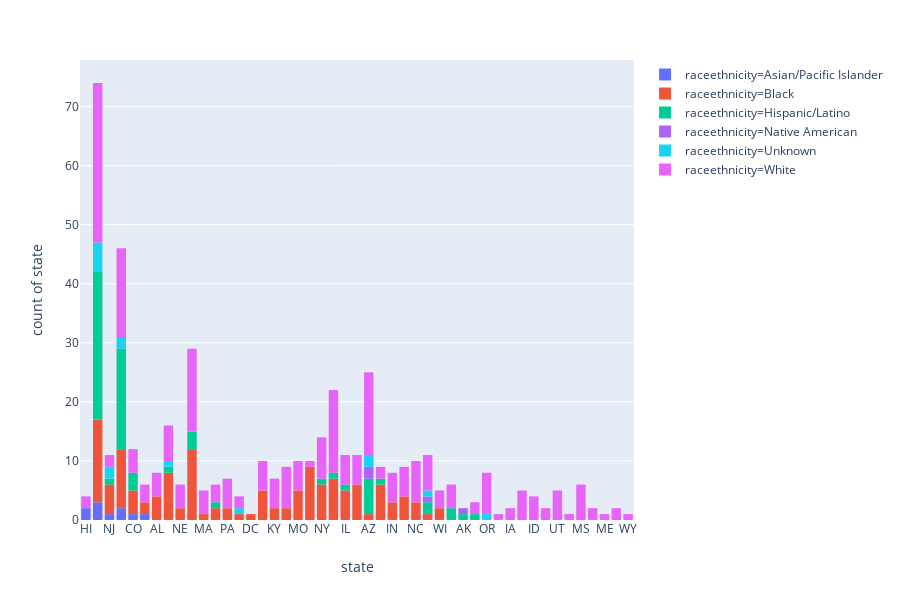

Source (notebook cell):
### Code cell
px.histogram(blm, x="state", y="state", color="raceethnicity")

### Figure 1 — Plotly figure (JSON) as saved in the notebook; plotly's stock layout.template omitted (floating-point values rounded to 4 significant figures; data arrays with more than 128 entries replaced by an {"elided": "..."} marker saying what was removed)
{"data": [{"alignmentgroup": "True", "hoverlabel": {"namelength": 0}, "hovertemplate": "raceethnicity=Asian/Pacific Islander<br>state=%{x}<br>count of state=%{y}", "legendgroup": "raceethnicity=Asian/Pacific Islander", "marker": {"color": "#636efa"}, "name": "raceethnicity=Asian/Pacific Islander", "offsetgroup": "raceethnicity=Asian/Pacific Islander", "orientation": "v", "showlegend": true, "type": "histogram", "uid": "6bb3c7e1-a04d-47a1-a51e-b86859b7b35b", "x": ["HI", "CA", "NJ", "TX", "CO", "CA", "TX", "HI", "MN", "CA"], "xaxis": "x", "y": ["HI", "CA", "NJ", "TX", "CO", "CA", "TX", "HI", "MN", "CA"], "yaxis": "y"}, {"alignmentgroup": "True", "hoverlabel": {"namelength": 0}, "hovertemplate": "raceethnicity=Black<br>state=%{x}<br>count of state=%{y}", "legendgroup": "raceethnicity=Black", "marker": {"color": "#EF553B"}, "name": "raceethnicity=Black", "offsetgroup": "raceethnicity=Black", "orientation": "v", "showlegend": true, "type": "histogram", "uid": "3dea67d1-fac7-4d44-90c9-458124eaed4a", "x": {"elided": "135 str values"}, "xaxis": "x", "y": {"elided": "135 str values"}, "yaxis": "y"}, {"alignmentgroup": "True", "hoverlabel": {"namelength": 0}, "hovertemplate": "raceethnicity=Hispanic/Latino<br>state=%{x}<br>count of state=%{y}", "legendgroup": "raceethnicity=Hispanic/Latino", "marker": {"color": "#00cc96"}, "name": "raceethnicity=Hispanic/Latino", "offsetgroup": "raceethnicity=Hispanic/Latino", "orientation": "v", "showlegend": true, "type": "histogram", "uid": "9eb4ca8e-fb4a-4760-ae76-74664534e1a5", "x": ["CA", "CA", "CA", "TX", "TN", "VA", "CA", "KS", "TX", "CA", "GA", "CA", "WA", "OK", "CA", "TX", "AZ", "TX", "TX", "WA", "AZ", "FL", "TX", "CA", "NY", "CA", "CA", "NJ", "TX", "CA", "CA", "CA", "IL", "FL", "CA", "CO", "AZ", "KS", "AK", "TX", "CA", "CA", "AZ", "TX", "AZ", "CA", "CA", "CO", "TX", "CO", "CA", "TX", "TX", "TX", "CA", "FL", "CA", "CA", "TX", "CA", "NV", "AZ", "TX", "CA", "TX", "CA", "TX"], "xaxis": "x", "y": ["CA", "CA", "CA", "TX", "TN", "VA", "CA", "KS", "TX", "CA", "GA", "CA", "WA", "OK", "CA", "TX", "AZ", "TX", "TX", "WA", "AZ", "FL", "TX", "CA", "NY", "CA", "CA", "NJ", "TX", "CA", "CA", "CA", "IL", "FL", "CA", "CO", "AZ", "KS", "AK", "TX", "CA", "CA", "AZ", "TX", "AZ", "CA", "CA", "CO", "TX", "CO", "CA", "TX", "TX", "TX", "CA", "FL", "CA", "CA", "TX", "CA", "NV", "AZ", "TX", "CA", "TX", "CA", "TX"], "yaxis": "y"}, {"alignmentgroup": "True", "hoverlabel": {"namelength": 0}, "hovertemplate": "raceethnicity=Native American<br>state=%{x}<br>count of state=%{y}", "legendgroup": "raceethnicity=Native American", "marker": {"color": "#ab63fa"}, "name": "raceethnicity=Native American", "offsetgroup": "raceethnicity=Native American", "orientation": "v", "showlegend": true, "type": "histogram", "uid": "f81c3267-c026-4d02-bdd5-2000e0d7a036", "x": ["AZ", "AK", "AZ", "WA"], "xaxis": "x", "y": ["AZ", "AK", "AZ", "WA"], "yaxis": "y"}, {"alignmentgroup": "True", "hoverlabel": {"namelength": 0}, "hovertemplate": "raceethnicity=Unknown<br>state=%{x}<br>count of state=%{y}", "legendgroup": "raceethnicity=Unknown", "marker": {"color": "#19d3f3"}, "name": "raceethnicity=Unknown", "offsetgroup": "raceethnicity=Unknown", "orientation": "v", "showlegend": true, "type": "histogram", "uid": "b71a228a-f780-41ca-8d50-53fe374f830b", "x": ["CA", "AZ", "CA", "OR", "AZ", "AR", "GA", "CA", "CA", "NJ", "WA", "TX", "TX", "NJ", "CA"], "xaxis": "x", "y": ["CA", "AZ", "CA", "OR", "AZ", "AR", "GA", "CA", "CA", "NJ", "WA", "TX", "TX", "NJ", "CA"], "yaxis": "y"}, {"alignmentgroup": "True", "hoverlabel": {"namelength": 0}, "hovertemplate": "raceethnicity=White<br>state=%{x}<br>count of state=%{y}", "legendgroup": "raceethnicity=White", "marker": {"color": "#e763fa"}, "name": "raceethnicity=White", "offsetgroup": "raceethnicity=White", "orientation": "v", "showlegend": true, "type": "histogram", "uid": "73c4102e-21f3-42dc-8303-133219e2251b", "x": {"elided": "236 str values"}, "xaxis": "x", "y": {"elided": "236 str values"}, "yaxis": "y"}], "layout": {"barmode": "relative", "grid": {"xaxes": ["x"], "xgap": 0.1, "xside": "bottom", "yaxes": ["y"], "ygap": 0.1, "yside": "left"}, "height": 600, "legend": {"tracegroupgap": 0}, "margin": {"t": 60}, "xaxis": {"title": {"text": "state"}}, "yaxis": {"title": {"text": "count of state"}}}}
